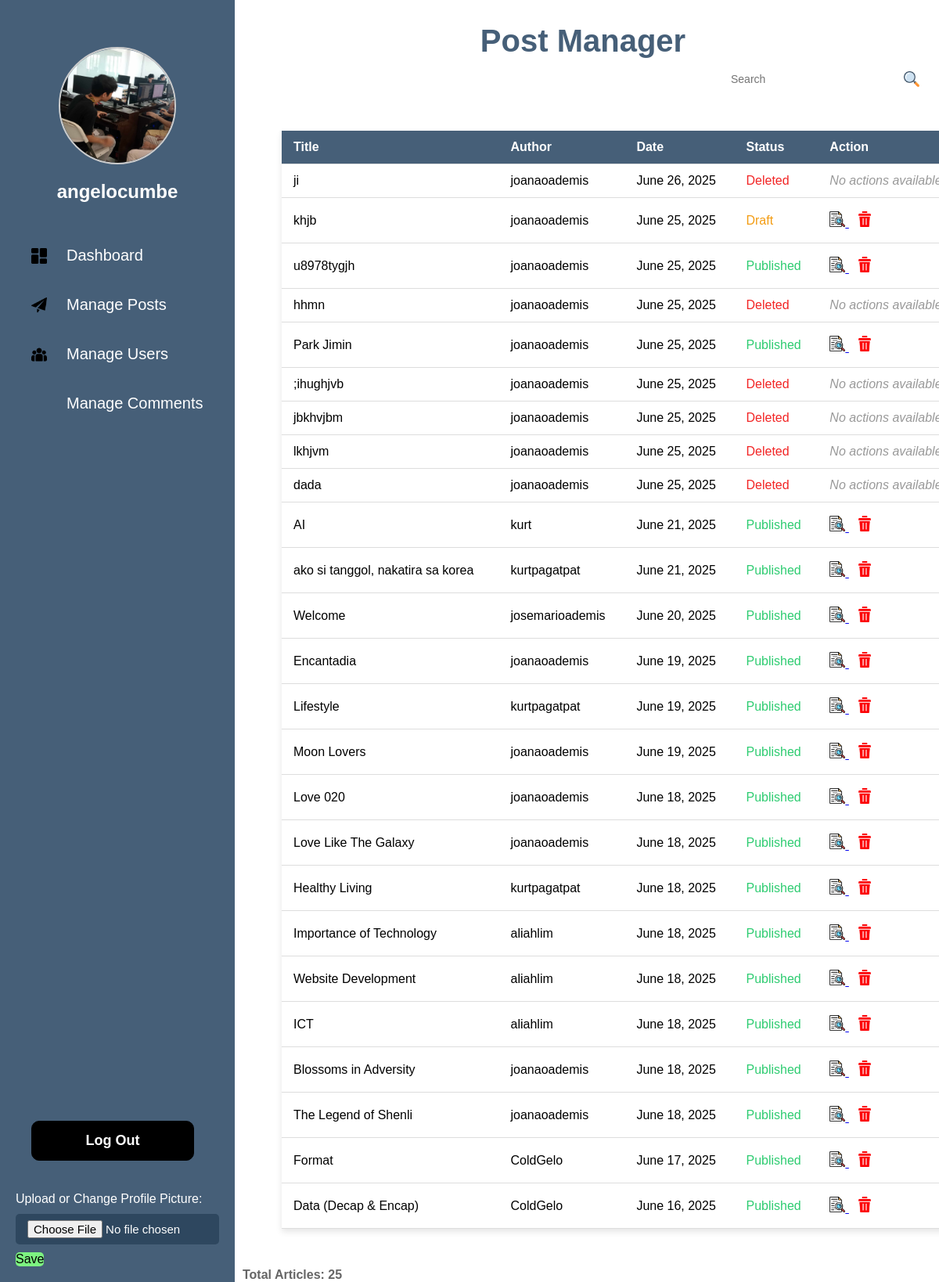
Page /Admin/posts.php (signed in) on the committed database.
### tables this page shows
CREATE TABLE `users` (
  `id` int(11) NOT NULL,
  `username` varchar(30) NOT NULL,
  `pass` varchar(255) NOT NULL,
  `email` varchar(100) NOT NULL,
  `created_at` datetime NOT NULL DEFAULT curtime(),
  `role` varchar(50) DEFAULT NULL,
  `gender` enum('male','female','not-specified') DEFAULT NULL,
  `bio` text DEFAULT NULL,
  `profile_picture` varchar(255) DEFAULT NULL,
  `deleted` tinyint(1) DEFAULT 0,
  `status` enum('active','inactive') NOT NULL DEFAULT 'active'
);

CREATE TABLE `post` (
  `id` int(11) NOT NULL,
  `username` varchar(30) NOT NULL,
  `title` varchar(100) NOT NULL,
  `content` text NOT NULL,
  `image` varchar(255) DEFAULT NULL,
  `created_at` datetime NOT NULL DEFAULT curtime(),
  `users_id` int(11) DEFAULT NULL,
  `updated_at` datetime DEFAULT current_timestamp() ON UPDATE current_timestamp(),
  `deleted` tinyint(1) DEFAULT 0,
  `status` varchar(20) DEFAULT 'draft'
);

### db.php (called while the page is built, shortened)
<?php
require('db.connect.php');
function executeQuery($sql, $data){
    global $conn;
    $stmt = $conn->prepare($sql);
    if (count($data) > 0) {
        $values = array_values($data);
        $types = str_repeat('s', count($values));
        $stmt->bind_param($types, ...$values);
    }
    $stmt->execute();
    return $stmt;
}
function selectOne($table, $conditions = []){
    $sql = "SELECT * FROM $table";
    $i = 0;
    foreach ($conditions as $key => $value){
        if ($i === 0){
            $sql = $sql . " WHERE $key = ?";
        } else {
            $sql = $sql . " AND $key = ?";
        }
        $i++;
    }
    $sql = $sql . " LIMIT 1";
    $stmt = executeQuery($sql, $conditions);
    $records = $stmt->get_result()->fetch_all(MYSQLI_ASSOC);
    return !empty($records) ? $records[0] : [];
}
function posts() {
    global $conn;
    $sql = "SELECT
                p.id AS post_id,
                p.title,
                p.created_at,
                p.status,
                p.deleted,
                u.username
            FROM post p
            LEFT JOIN users u ON p.users_id = u.id
            ORDER BY p.created_at DESC";
    $stmt = $conn->prepare($sql);
    $stmt->execute();
    $result = $stmt->get_result();
    return $result->fetch_all(MYSQLI_ASSOC);
}
?>

### Admin/posts.php (the view, shortened to what this page needs)
<?php
include ('../db.connect.php');
include ('../db.php');
$posts = posts();
?>
<!DOCTYPE html>
<html lang="en">
<head>
    <link rel="stylesheet" href="posts.css">
</head>
<body>
    <?php include("header.php") ?>
    <div class="container">
        <h1>Post Manager</h1>
        <div class="s-main">
            <img class="s-image" src="image/search.png" alt="">
            <input class="s-box" type="text" placeholder="Search">
        </div>
        <div class="table">
            <table class="post-mgt">
                <tr>
                    <th>Title</th>
                    <th>Author</th>
                    <th>Date</th>
                    <th>Status</th>
                    <th>Action</th>
                </tr>
                <?php if (empty($posts)): ?>
                    <tr>
                        <td colspan="5" class="no-post">
                            No Articles found in the database.
                        </td>
                    </tr>
                <?php else: ?>
                    <?php foreach ($posts as $post): ?>
                        <tr style="<?= $post['deleted'] ? : '' ?>">
                            <td class="post-title"><?= htmlspecialchars($post['title']) ?></td>
                            <td><?= htmlspecialchars($post['username'] ?? 'Unknown') ?></td>
                            <td><?= date('F j, Y', strtotime($post['created_at'])) ?></td>
                            <td>
                                <?php if ($post['deleted']): ?>
                                    <span style="color:rgb(242, 37, 37);">Deleted</span>
                                <?php else: ?>
                                    <span style="color: <?= $post['status'] === 'published' ? '#2ecc71' : '#f39c12' ?>">
                                        <?= ucfirst($post['status']) ?>
                                    </span>
                                <?php endif; ?>
                            </td>
                            <td>
                                <?php if (!$post['deleted']): ?>
                                    <div class="action-buttons">
                                        <a href="view.php?id=<?= $post['post_id']; ?>" class="edit">
                                            <img src="image/file.png" alt="View">
                                        </a>
                                        <form method="POST" class="delete-form" onsubmit="return confirm('Are you sure you want to delete this post?');">
                                            <button type="submit" name="delete" class="delete">
                                                <img src="image/delete.png" alt="Delete">
                                            </button>
                                        </form>
                                    </div>
                                <?php else: ?>
                                    <em style="color: #999;">No actions available</em>
                                <?php endif; ?>
                            </td>
                        </tr>
                    <?php endforeach; ?>
                    <?php endif;?>
            </table>
        </div>
        <?php if (!empty($post)): ?>
            <p class="total-users">
                Total Articles: <?php echo count($posts); ?>
            </p>
        <?php endif; ?>
    </div>
</body>
</html>

### Admin/header.php (shortened to what this page needs)
<?php
require_once ('../db.connect.php');
require_once ('../db.php');
$profile_pic_path = 'image/profile.png';
$display_name = '';
if (isset($_SESSION['user_id'])) {
        $user = selectOne('users', ['id' => $_SESSION['user_id']]);
        if ($user && !empty($user['profile_picture'])) {
            $profile_pic_path = '../profiles/' . $user['profile_picture'];
        }
        $display_name = $user['display_name'] ?? $user['username'] ?? '';
}
?>
<!DOCTYPE html>
<html lang="en">
<head>
    <link rel="stylesheet" href="header.css">
</head>
<body>
    <nav>
        <img class="image-display"
             src="<?= htmlspecialchars($profile_pic_path) ?>?v=<?= time() ?>"
             alt="Profile Picture"
             title="<?= htmlspecialchars($display_name) ?>"
             onerror="this.src='image/profile.png'">
        <h2 class="name"><?= htmlspecialchars($display_name ?: 'Guest') ?></h2>
        <ul class="links">
            <li><img src="image/dashboard.png" alt=""><a href="dashboard.php">Dashboard</a></li>
            <li><img src="image/paper-plane.png" alt=""><a href="posts.php">Manage Posts</a></li>
            <li><img src="image/group.png" alt=""><a href="users.php">Manage Users</a></li>
            <li><img src="image/chat.png" alt=""><a href="comments.php">Manage Comments</a></li>
        </ul>
        <button class="btn" onclick="window.location.href='logout.php'">
            <b>Log Out</b>
        </button>
        <form method="POST" enctype="multipart/form-data">
            <div class="profile">
                <label class="up">Upload or Change Profile Picture:</label>
                <input type="file" class="upload" name="profile-picture" accept="image/*" >
            </div>
            <div class="dub">
                <button type="submit" class="save">Save</button>
            </div>
        </form>
    </nav>
</body>
</html>

### Admin/posts.css (style rules this page uses)
.container { margin-left: 290px; width: auto; background-color: white; padding: 0 20px; }
h1 { font-size: 40px; text-align: center; color: #465F78; padding-top: 30px; margin-bottom: 10px; }
.s-main { position: relative; align-items: center; display: flex; justify-content: flex-end; }
.s-image { position: absolute; width: 25px; padding-right: 5px; color: #666; }
.s-box { width: 30%; padding: 8px 15px 8px 15px; border-radius: 10px; border: none; font-size: 14px; }
.post-mgt { background-color: white; margin: 50px; width: 100%; min-width: 400px; box-shadow: 0 4px 8px rgba(0, 0, 0, 0.1); text-align: left; border-collapse: collapse; border: 1px solid #ddd; cursor: pointer; }
.post-mgt, th, td { padding: 12px 15px; border: none; border-bottom: 1px solid #ddd; transition: 0.3s ease-in-out; }
.post-mgt th { background-color: #465F78; color: white; }
.post-mgt button { padding: 5px 10px; border: none; cursor: pointer; }
.post-mgt .edit, .delete { background-color: #fff; }
.post-mgt img { width: 20px; }
.total-users { margin-top: 50px; color: #666; font-weight: bold; }
.table tr th { position: sticky; top: 0; }
form { display:inline; }

### Admin/header.css (style rules this page uses)
* { margin: 0; padding: 0; box-sizing: border-box; font-family: 'Poppins', sans-serif; }
body { position: relative; overflow-x: hidden; }
nav { position: fixed; background: #465F78; width: 300px; height: 100%; display: flex; padding: 20px; flex-direction: column; transition: transform 0.3s ease; z-index: 100; }
h2 { color: #ffffff; margin-bottom: -30px; margin-top: 5px; }
.image-display { align-items: center; margin: 40px auto 0; width: 150px; height: 150px; border-radius: 50%; object-fit: cover; border: 2px solid #ccc; display: block; }
nav .name { height: 60px; margin-bottom: 10px; display: flex; align-items: center; justify-content: center; }
nav li { margin-top: 30px; display: flex; align-items: center; margin-bottom: 40px; padding-left: 20px; text-decoration: none; color: #fff; font-size: 24px; }
nav li a { text-decoration: none; display: block; color: #fff; font-size: 20px; }
nav li img { margin-right: 25px; vertical-align: middle; width: 20px; }
nav .btn { background-color: black; color: white; font-weight: bolder; border: 1px solid black; padding: 14px 16px; width: 80%; border-radius: 10px; font-size: 18px; cursor: pointer; margin-top: auto; margin-left: 20px; margin-bottom: 40px; }
.upload { color: white; }
.profile input { margin-top: 10px; margin-bottom: 10px; }
.dub button { background-color: none; margin: 0; padding: 0; font-size: 16px; }
.save { background-color: #7df381; color: black; border: none; border-radius: 5px; cursor: pointer; transition: background-color 0.3s ease; }
.up { color: white; }
.upload { display: inline-block; background-color: #233e54b0; color: white; padding: 8px 15px; border-radius: 5px; cursor: pointer; font-size: 15px; margin-bottom: 10px; width: 100%; }

### rows in the picture
users: profile_picture (picture), username "angelocumbe"
post: title "ji", users.username "joanaoademis", created_at "June 26, 2025", deleted "Deleted"
post: title "khjb", users.username "joanaoademis", created_at "June 25, 2025", status "Draft", deleted 0 (drawn)
post: title "u8978tygjh", users.username "joanaoademis", created_at "June 25, 2025", status "Published", deleted 0 (drawn)
post: title "hhmn", users.username "joanaoademis", created_at "June 25, 2025", deleted "Deleted"
post: title "Park Jimin", users.username "joanaoademis", created_at "June 25, 2025", status "Published", deleted 0 (drawn)
post: title ";ihughjvb", users.username "joanaoademis", created_at "June 25, 2025", deleted "Deleted"
post: title "jbkhvjbm", users.username "joanaoademis", created_at "June 25, 2025", deleted "Deleted"
post: title "lkhjvm", users.username "joanaoademis", created_at "June 25, 2025", deleted "Deleted"
post: title "dada", users.username "joanaoademis", created_at "June 25, 2025", deleted "Deleted"
post: title "AI", users.username "kurt", created_at "June 21, 2025", status "Published", deleted 0 (drawn)
post: title "ako si tanggol, nakatira sa korea", users.username "kurtpagatpat", created_at "June 21, 2025", status "Published", deleted 0 (drawn)
post: title "Welcome", users.username "josemarioademis", created_at "June 20, 2025", status "Published", deleted 0 (drawn)
post: title "Encantadia", users.username "joanaoademis", created_at "June 19, 2025", status "Published", deleted 0 (drawn)
post: title "Lifestyle", users.username "kurtpagatpat", created_at "June 19, 2025", status "Published", deleted 0 (drawn)
post: title "Moon Lovers", users.username "joanaoademis", created_at "June 19, 2025", status "Published", deleted 0 (drawn)
post: title "Love 020", users.username "joanaoademis", created_at "June 18, 2025", status "Published", deleted 0 (drawn)
post: title "Love Like The Galaxy", users.username "joanaoademis", created_at "June 18, 2025", status "Published", deleted 0 (drawn)
post: title "Healthy Living", users.username "kurtpagatpat", created_at "June 18, 2025", status "Published", deleted 0 (drawn)
post: title "Importance of Technology", users.username "aliahlim", created_at "June 18, 2025", status "Published", deleted 0 (drawn)
post: title "Website Development", users.username "aliahlim", created_at "June 18, 2025", status "Published", deleted 0 (drawn)
post: title "ICT", users.username "aliahlim", created_at "June 18, 2025", status "Published", deleted 0 (drawn)
post: title "Blossoms in Adversity", users.username "joanaoademis", created_at "June 18, 2025", status "Published", deleted 0 (drawn)
post: title "The Legend of Shenli", users.username "joanaoademis", created_at "June 18, 2025", status "Published", deleted 0 (drawn)
post: title "Format", users.username "ColdGelo", created_at "June 17, 2025", status "Published", deleted 0 (drawn)
post: title "Data (Decap & Encap)", users.username "ColdGelo", created_at "June 16, 2025", status "Published", deleted 0 (drawn)

### other values in the picture
count($posts) "25"
